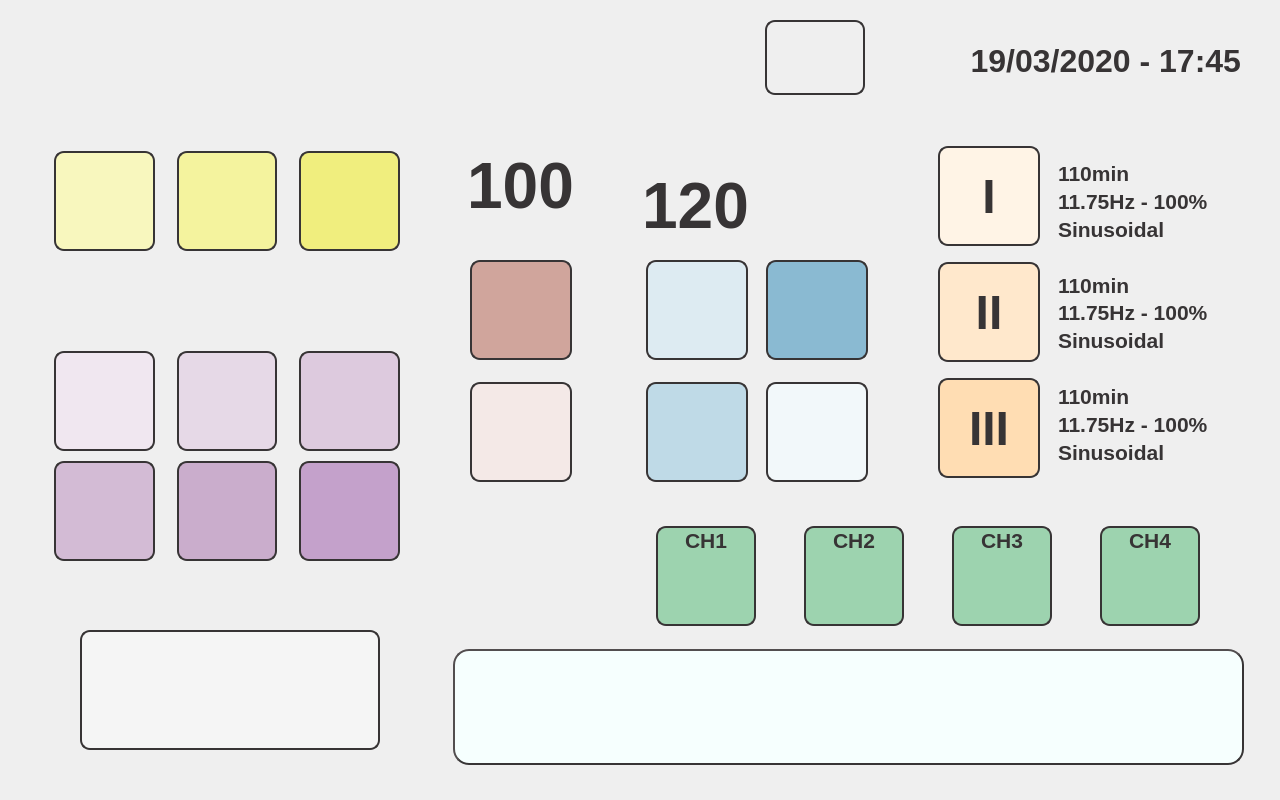
<?xml version="1.0" encoding="UTF-8"?>
<ui version="4.0">
 <class>Dialog</class>
 <widget class="QDialog" name="Dialog">
  <property name="geometry">
   <rect>
    <x>0</x>
    <y>0</y>
    <width>1280</width>
    <height>800</height>
   </rect>
  </property>
  <property name="windowTitle">
   <string>Dialog</string>
  </property>
  <property name="styleSheet">
   <string notr="true">QDialog {
background-image: url(:/background/resources/background_magnet_infinity_01.png);
}</string>
  </property>
  <widget class="QWidget" name="layoutWidget">
   <property name="geometry">
    <rect>
     <x>54</x>
     <y>350</y>
     <width>346</width>
     <height>102</height>
    </rect>
   </property>
   <layout class="QHBoxLayout" name="horizontalLayout_2">
    <property name="spacing">
     <number>22</number>
    </property>
    <item>
     <widget class="QPushButton" name="freq1Button">
      <property name="minimumSize">
       <size>
        <width>100</width>
        <height>100</height>
       </size>
      </property>
      <property name="styleSheet">
       <string notr="true">background-image: url(:/frequencies/resources/7_83Hz.png);
background-color: rgb(240, 231, 240);
border-radius: 10px;
border:2px solid rgb(55, 52, 53);</string>
      </property>
      <property name="text">
       <string/>
      </property>
     </widget>
    </item>
    <item>
     <widget class="QPushButton" name="freq2Button">
      <property name="minimumSize">
       <size>
        <width>100</width>
        <height>100</height>
       </size>
      </property>
      <property name="styleSheet">
       <string notr="true">background-image: url(:/frequencies/resources/11_79Hz.png);
background-color: rgb(230, 217, 231);
border-radius: 10px;
border:2px solid rgb(55, 52, 53);</string>
      </property>
      <property name="text">
       <string/>
      </property>
     </widget>
    </item>
    <item>
     <widget class="QPushButton" name="freq3Button">
      <property name="minimumSize">
       <size>
        <width>100</width>
        <height>100</height>
       </size>
      </property>
      <property name="styleSheet">
       <string notr="true">background-image: url(:/frequencies/resources/16_67Hz.png);
background-color: rgb(221, 202, 222);
border-radius: 10px;
border:2px solid rgb(55, 52, 53);</string>
      </property>
      <property name="text">
       <string/>
      </property>
     </widget>
    </item>
   </layout>
  </widget>
  <widget class="QWidget" name="layoutWidget_2">
   <property name="geometry">
    <rect>
     <x>54</x>
     <y>460</y>
     <width>346</width>
     <height>102</height>
    </rect>
   </property>
   <layout class="QHBoxLayout" name="horizontalLayout_3">
    <property name="spacing">
     <number>22</number>
    </property>
    <item>
     <widget class="QPushButton" name="freq4Button">
      <property name="minimumSize">
       <size>
        <width>100</width>
        <height>100</height>
       </size>
      </property>
      <property name="styleSheet">
       <string notr="true">background-image: url(:/frequencies/resources/23_58Hz.png);
background-color: rgb(211, 187, 213);
border-radius: 10px;
border:2px solid rgb(55, 52, 53);</string>
      </property>
      <property name="text">
       <string/>
      </property>
     </widget>
    </item>
    <item>
     <widget class="QPushButton" name="freq5Button">
      <property name="minimumSize">
       <size>
        <width>100</width>
        <height>100</height>
       </size>
      </property>
      <property name="styleSheet">
       <string notr="true">background-image: url(:/frequencies/resources/30_80Hz.png);
background-color: rgb(202, 173, 204);
border-radius: 10px;
border:2px solid rgb(55, 52, 53);</string>
      </property>
      <property name="text">
       <string/>
      </property>
     </widget>
    </item>
    <item>
     <widget class="QPushButton" name="freq6Button">
      <property name="minimumSize">
       <size>
        <width>100</width>
        <height>100</height>
       </size>
      </property>
      <property name="styleSheet">
       <string notr="true">background-image: url(:/frequencies/resources/62_64Hz.png);
background-color: rgb(196, 161, 203);
border-radius: 10px;
border:2px solid rgb(55, 52, 53);</string>
      </property>
      <property name="text">
       <string/>
      </property>
     </widget>
    </item>
   </layout>
  </widget>
  <widget class="QWidget" name="layoutWidget_3">
   <property name="geometry">
    <rect>
     <x>646</x>
     <y>260</y>
     <width>102</width>
     <height>224</height>
    </rect>
   </property>
   <layout class="QVBoxLayout" name="verticalLayout_2">
    <property name="spacing">
     <number>22</number>
    </property>
    <item>
     <widget class="QPushButton" name="min30Button">
      <property name="minimumSize">
       <size>
        <width>100</width>
        <height>100</height>
       </size>
      </property>
      <property name="styleSheet">
       <string notr="true">background-image: url(:/buttons/resources/30min.png);
background-color: rgb(221, 235, 242);
border-radius: 10px;
border:2px solid rgb(55, 52, 53);</string>
      </property>
      <property name="text">
       <string/>
      </property>
     </widget>
    </item>
    <item>
     <widget class="QPushButton" name="min45Button">
      <property name="minimumSize">
       <size>
        <width>100</width>
        <height>100</height>
       </size>
      </property>
      <property name="styleSheet">
       <string notr="true">background-image: url(:/buttons/resources/40min.png);
background-color: rgb(191, 218, 231);
border-radius: 10px;
border:2px solid rgb(55, 52, 53);</string>
      </property>
      <property name="text">
       <string/>
      </property>
     </widget>
    </item>
   </layout>
  </widget>
  <widget class="QWidget" name="layoutWidget_4">
   <property name="geometry">
    <rect>
     <x>766</x>
     <y>260</y>
     <width>102</width>
     <height>224</height>
    </rect>
   </property>
   <layout class="QVBoxLayout" name="verticalLayout_3">
    <property name="spacing">
     <number>22</number>
    </property>
    <item>
     <widget class="QPushButton" name="timeUpButton">
      <property name="minimumSize">
       <size>
        <width>100</width>
        <height>100</height>
       </size>
      </property>
      <property name="styleSheet">
       <string notr="true">background-image: url(:/buttons/resources/Arriba.png);
background-color: rgb(138, 186, 210);
border-radius: 10px;
border:2px solid rgb(55, 52, 53);</string>
      </property>
      <property name="text">
       <string/>
      </property>
     </widget>
    </item>
    <item>
     <widget class="QPushButton" name="timeDwnButton">
      <property name="minimumSize">
       <size>
        <width>100</width>
        <height>100</height>
       </size>
      </property>
      <property name="styleSheet">
       <string notr="true">background-image: url(:/buttons/resources/Abajo.png);
background-color: rgb(242, 248, 250);
border-radius: 10px;
border:2px solid rgb(55, 52, 53);</string>
      </property>
      <property name="text">
       <string/>
      </property>
     </widget>
    </item>
   </layout>
  </widget>
  <widget class="QPushButton" name="startButton">
   <property name="geometry">
    <rect>
     <x>80</x>
     <y>630</y>
     <width>300</width>
     <height>120</height>
    </rect>
   </property>
   <property name="minimumSize">
    <size>
     <width>100</width>
     <height>100</height>
    </size>
   </property>
   <property name="styleSheet">
    <string notr="true">background-image: url(:/buttons/resources/Play.png);
background-color: rgb(245, 245, 245);
border-radius: 10px;
border:2px solid rgb(55, 52, 53);</string>
   </property>
   <property name="text">
    <string/>
   </property>
  </widget>
  <widget class="QWidget" name="layoutWidget">
   <property name="geometry">
    <rect>
     <x>54</x>
     <y>150</y>
     <width>346</width>
     <height>102</height>
    </rect>
   </property>
   <layout class="QHBoxLayout" name="horizontalLayout">
    <property name="spacing">
     <number>22</number>
    </property>
    <item>
     <widget class="QPushButton" name="triangularButton">
      <property name="minimumSize">
       <size>
        <width>100</width>
        <height>100</height>
       </size>
      </property>
      <property name="styleSheet">
       <string notr="true">background-image: url(:/buttons/resources/Triangular.png);
background-color: rgb(248, 247, 190);
border-radius: 10px;
border:2px solid rgb(55, 52, 53);</string>
      </property>
      <property name="text">
       <string/>
      </property>
     </widget>
    </item>
    <item>
     <widget class="QPushButton" name="squareButton">
      <property name="minimumSize">
       <size>
        <width>100</width>
        <height>100</height>
       </size>
      </property>
      <property name="styleSheet">
       <string notr="true">background-image: url(:/buttons/resources/Cuadrada.png);
background-color: rgb(244, 243, 158);
border-radius: 10px;
border:2px solid rgb(55, 52, 53);</string>
      </property>
      <property name="text">
       <string/>
      </property>
     </widget>
    </item>
    <item>
     <widget class="QPushButton" name="sinusoidalButton">
      <property name="minimumSize">
       <size>
        <width>100</width>
        <height>100</height>
       </size>
      </property>
      <property name="styleSheet">
       <string notr="true">background-image: url(:/buttons/resources/Sinus.png);
background-color: rgb(240, 238, 126);
border-radius: 10px;
border:2px solid rgb(55, 52, 53);</string>
      </property>
      <property name="text">
       <string/>
      </property>
     </widget>
    </item>
   </layout>
  </widget>
  <widget class="QWidget" name="layoutWidget">
   <property name="geometry">
    <rect>
     <x>470</x>
     <y>260</y>
     <width>102</width>
     <height>224</height>
    </rect>
   </property>
   <layout class="QVBoxLayout" name="verticalLayout">
    <property name="spacing">
     <number>22</number>
    </property>
    <item>
     <widget class="QPushButton" name="powerUpButton">
      <property name="minimumSize">
       <size>
        <width>100</width>
        <height>100</height>
       </size>
      </property>
      <property name="styleSheet">
       <string notr="true">background-image: url(:/buttons/resources/Arriba.png);
background-color: rgb(208, 165, 156);
border-radius: 10px;
border:2px solid rgb(55, 52, 53);</string>
      </property>
      <property name="text">
       <string/>
      </property>
     </widget>
    </item>
    <item>
     <widget class="QPushButton" name="powerDwnButton">
      <property name="minimumSize">
       <size>
        <width>100</width>
        <height>100</height>
       </size>
      </property>
      <property name="styleSheet">
       <string notr="true">background-image: url(:/buttons/resources/Abajo.png);
background-color: rgb(244, 233, 231);
border-radius: 10px;
border:2px solid rgb(55, 52, 53);</string>
      </property>
      <property name="text">
       <string/>
      </property>
     </widget>
    </item>
   </layout>
  </widget>
  <widget class="QWidget" name="layoutWidget">
   <property name="geometry">
    <rect>
     <x>938</x>
     <y>140</y>
     <width>102</width>
     <height>346</height>
    </rect>
   </property>
   <layout class="QVBoxLayout" name="verticalLayout_4">
    <property name="spacing">
     <number>10</number>
    </property>
    <item>
     <widget class="QPushButton" name="mem1Button">
      <property name="minimumSize">
       <size>
        <width>100</width>
        <height>100</height>
       </size>
      </property>
      <property name="font">
       <font>
        <family>Liberation Sans</family>
        <pointsize>36</pointsize>
        <weight>75</weight>
        <bold>true</bold>
       </font>
      </property>
      <property name="focusPolicy">
       <enum>Qt::NoFocus</enum>
      </property>
      <property name="styleSheet">
       <string notr="true">color: rgb(55, 52, 53);
background-color: rgb(255, 244, 230);
border-radius: 10px;
border:2px solid rgb(55, 52, 53);</string>
      </property>
      <property name="text">
       <string>I</string>
      </property>
     </widget>
    </item>
    <item>
     <widget class="QPushButton" name="mem2Button">
      <property name="minimumSize">
       <size>
        <width>100</width>
        <height>100</height>
       </size>
      </property>
      <property name="font">
       <font>
        <family>Liberation Sans</family>
        <pointsize>36</pointsize>
        <weight>75</weight>
        <bold>true</bold>
       </font>
      </property>
      <property name="focusPolicy">
       <enum>Qt::NoFocus</enum>
      </property>
      <property name="styleSheet">
       <string notr="true">color: rgb(55, 52, 53);
background-color: rgb(255, 232, 204);
border-radius: 10px;
border:2px solid rgb(55, 52, 53);</string>
      </property>
      <property name="text">
       <string>II</string>
      </property>
     </widget>
    </item>
    <item>
     <widget class="QPushButton" name="mem3Button">
      <property name="minimumSize">
       <size>
        <width>100</width>
        <height>100</height>
       </size>
      </property>
      <property name="font">
       <font>
        <family>Liberation Sans</family>
        <pointsize>36</pointsize>
        <weight>75</weight>
        <bold>true</bold>
       </font>
      </property>
      <property name="focusPolicy">
       <enum>Qt::NoFocus</enum>
      </property>
      <property name="styleSheet">
       <string notr="true">color: rgb(55, 52, 53);
background-color: rgb(255, 221, 179);
border-radius: 10px;
border:2px solid rgb(55, 52, 53);</string>
      </property>
      <property name="text">
       <string>III</string>
      </property>
     </widget>
    </item>
   </layout>
  </widget>
  <widget class="QWidget" name="layoutWidget">
   <property name="geometry">
    <rect>
     <x>1058</x>
     <y>160</y>
     <width>171</width>
     <height>305</height>
    </rect>
   </property>
   <layout class="QVBoxLayout" name="verticalLayout_8">
    <property name="spacing">
     <number>30</number>
    </property>
    <item>
     <layout class="QVBoxLayout" name="verticalLayout_5">
      <property name="spacing">
       <number>2</number>
      </property>
      <item>
       <widget class="QLabel" name="mem11Label">
        <property name="font">
         <font>
          <family>Liberation Sans</family>
          <pointsize>16</pointsize>
          <weight>75</weight>
          <bold>true</bold>
         </font>
        </property>
        <property name="styleSheet">
         <string notr="true">color: rgb(55, 52, 53);</string>
        </property>
        <property name="text">
         <string>110min</string>
        </property>
       </widget>
      </item>
      <item>
       <widget class="QLabel" name="mem12Label">
        <property name="font">
         <font>
          <family>Liberation Sans</family>
          <pointsize>16</pointsize>
          <weight>75</weight>
          <bold>true</bold>
         </font>
        </property>
        <property name="styleSheet">
         <string notr="true">color: rgb(55, 52, 53);</string>
        </property>
        <property name="text">
         <string>11.75Hz - 100%</string>
        </property>
       </widget>
      </item>
      <item>
       <widget class="QLabel" name="mem13Label">
        <property name="font">
         <font>
          <family>Liberation Sans</family>
          <pointsize>16</pointsize>
          <weight>75</weight>
          <bold>true</bold>
         </font>
        </property>
        <property name="styleSheet">
         <string notr="true">color: rgb(55, 52, 53);</string>
        </property>
        <property name="text">
         <string>Sinusoidal</string>
        </property>
       </widget>
      </item>
     </layout>
    </item>
    <item>
     <layout class="QVBoxLayout" name="verticalLayout_6">
      <property name="spacing">
       <number>2</number>
      </property>
      <item>
       <widget class="QLabel" name="mem21Label">
        <property name="font">
         <font>
          <family>Liberation Sans</family>
          <pointsize>16</pointsize>
          <weight>75</weight>
          <bold>true</bold>
         </font>
        </property>
        <property name="styleSheet">
         <string notr="true">color: rgb(55, 52, 53);</string>
        </property>
        <property name="text">
         <string>110min</string>
        </property>
       </widget>
      </item>
      <item>
       <widget class="QLabel" name="mem22Label">
        <property name="font">
         <font>
          <family>Liberation Sans</family>
          <pointsize>16</pointsize>
          <weight>75</weight>
          <bold>true</bold>
         </font>
        </property>
        <property name="styleSheet">
         <string notr="true">color: rgb(55, 52, 53);</string>
        </property>
        <property name="text">
         <string>11.75Hz - 100%</string>
        </property>
       </widget>
      </item>
      <item>
       <widget class="QLabel" name="mem23Label">
        <property name="font">
         <font>
          <family>Liberation Sans</family>
          <pointsize>16</pointsize>
          <weight>75</weight>
          <bold>true</bold>
         </font>
        </property>
        <property name="styleSheet">
         <string notr="true">color: rgb(55, 52, 53);</string>
        </property>
        <property name="text">
         <string>Sinusoidal</string>
        </property>
       </widget>
      </item>
     </layout>
    </item>
    <item>
     <layout class="QVBoxLayout" name="verticalLayout_7">
      <property name="spacing">
       <number>2</number>
      </property>
      <item>
       <widget class="QLabel" name="mem31Label">
        <property name="font">
         <font>
          <family>Liberation Sans</family>
          <pointsize>16</pointsize>
          <weight>75</weight>
          <bold>true</bold>
         </font>
        </property>
        <property name="styleSheet">
         <string notr="true">color: rgb(55, 52, 53);</string>
        </property>
        <property name="text">
         <string>110min</string>
        </property>
       </widget>
      </item>
      <item>
       <widget class="QLabel" name="mem32Label">
        <property name="font">
         <font>
          <family>Liberation Sans</family>
          <pointsize>16</pointsize>
          <weight>75</weight>
          <bold>true</bold>
         </font>
        </property>
        <property name="styleSheet">
         <string notr="true">color: rgb(55, 52, 53);</string>
        </property>
        <property name="text">
         <string>11.75Hz - 100%</string>
        </property>
       </widget>
      </item>
      <item>
       <widget class="QLabel" name="mem33Label">
        <property name="font">
         <font>
          <family>Liberation Sans</family>
          <pointsize>16</pointsize>
          <weight>75</weight>
          <bold>true</bold>
         </font>
        </property>
        <property name="styleSheet">
         <string notr="true">color: rgb(55, 52, 53);</string>
        </property>
        <property name="text">
         <string>Sinusoidal</string>
        </property>
       </widget>
      </item>
     </layout>
    </item>
   </layout>
  </widget>
  <widget class="QLabel" name="minutesLabel">
   <property name="geometry">
    <rect>
     <x>640</x>
     <y>170</y>
     <width>111</width>
     <height>61</height>
    </rect>
   </property>
   <property name="font">
    <font>
     <family>Liberation Sans</family>
     <pointsize>48</pointsize>
     <weight>75</weight>
     <bold>true</bold>
    </font>
   </property>
   <property name="styleSheet">
    <string notr="true">color: rgb(55, 52, 53);</string>
   </property>
   <property name="text">
    <string>120</string>
   </property>
   <property name="alignment">
    <set>Qt::AlignHCenter|Qt::AlignTop</set>
   </property>
  </widget>
  <widget class="QLabel" name="powerLabel">
   <property name="geometry">
    <rect>
     <x>465</x>
     <y>150</y>
     <width>111</width>
     <height>61</height>
    </rect>
   </property>
   <property name="font">
    <font>
     <family>Liberation Sans</family>
     <pointsize>48</pointsize>
     <weight>75</weight>
     <bold>true</bold>
    </font>
   </property>
   <property name="styleSheet">
    <string notr="true">color: rgb(55, 52, 53);</string>
   </property>
   <property name="text">
    <string>100</string>
   </property>
   <property name="alignment">
    <set>Qt::AlignHCenter|Qt::AlignTop</set>
   </property>
  </widget>
  <widget class="QLabel" name="date_timeLabel">
   <property name="geometry">
    <rect>
     <x>910</x>
     <y>40</y>
     <width>331</width>
     <height>41</height>
    </rect>
   </property>
   <property name="font">
    <font>
     <family>Liberation Sans</family>
     <pointsize>24</pointsize>
     <weight>75</weight>
     <bold>true</bold>
    </font>
   </property>
   <property name="styleSheet">
    <string notr="true">color: rgb(55, 52, 53);</string>
   </property>
   <property name="text">
    <string>19/03/2020 - 17:45</string>
   </property>
   <property name="alignment">
    <set>Qt::AlignRight|Qt::AlignTrailing|Qt::AlignVCenter</set>
   </property>
  </widget>
  <widget class="QTextEdit" name="textEdit">
   <property name="geometry">
    <rect>
     <x>453</x>
     <y>649</y>
     <width>791</width>
     <height>116</height>
    </rect>
   </property>
   <property name="styleSheet">
    <string notr="true">border:2px outset;
background-color: rgb(246, 255, 254);
border-radius: 16px;
color: rgb(0, 0, 127);
border-color: rgb(55, 52, 53);</string>
   </property>
  </widget>
  <widget class="QPushButton" name="diagButton">
   <property name="geometry">
    <rect>
     <x>45</x>
     <y>30</y>
     <width>186</width>
     <height>41</height>
    </rect>
   </property>
   <property name="styleSheet">
    <string notr="true">background-color: rgba(255, 255, 255, 0);
border: 0px</string>
   </property>
   <property name="text">
    <string/>
   </property>
  </widget>
  <widget class="QWidget" name="layoutWidget_5">
   <property name="geometry">
    <rect>
     <x>630</x>
     <y>525</y>
     <width>596</width>
     <height>102</height>
    </rect>
   </property>
   <layout class="QHBoxLayout" name="horizontalLayout_4">
    <property name="spacing">
     <number>22</number>
    </property>
    <item>
     <widget class="QPushButton" name="ch1Button">
      <property name="sizePolicy">
       <sizepolicy hsizetype="Fixed" vsizetype="Fixed">
        <horstretch>0</horstretch>
        <verstretch>0</verstretch>
       </sizepolicy>
      </property>
      <property name="minimumSize">
       <size>
        <width>100</width>
        <height>100</height>
       </size>
      </property>
      <property name="font">
       <font>
        <family>Liberation Sans</family>
        <pointsize>16</pointsize>
        <weight>75</weight>
        <bold>true</bold>
       </font>
      </property>
      <property name="styleSheet">
       <string notr="true">background-color: rgb(157, 211, 175);
border-radius: 10px;
border:2px solid rgb(55, 52, 53);
text-align:top;
color: rgb(55, 52, 53);</string>
      </property>
      <property name="text">
       <string>CH1</string>
      </property>
     </widget>
    </item>
    <item>
     <widget class="QPushButton" name="ch2Button">
      <property name="sizePolicy">
       <sizepolicy hsizetype="Fixed" vsizetype="Fixed">
        <horstretch>0</horstretch>
        <verstretch>0</verstretch>
       </sizepolicy>
      </property>
      <property name="minimumSize">
       <size>
        <width>100</width>
        <height>100</height>
       </size>
      </property>
      <property name="font">
       <font>
        <family>Liberation Sans</family>
        <pointsize>16</pointsize>
        <weight>75</weight>
        <bold>true</bold>
       </font>
      </property>
      <property name="styleSheet">
       <string notr="true">background-color: rgb(157, 211, 175);
border-radius: 10px;
border:2px solid rgb(55, 52, 53);
text-align:top;
color: rgb(55, 52, 53);</string>
      </property>
      <property name="text">
       <string>CH2</string>
      </property>
     </widget>
    </item>
    <item>
     <widget class="QPushButton" name="ch3Button">
      <property name="sizePolicy">
       <sizepolicy hsizetype="Fixed" vsizetype="Fixed">
        <horstretch>0</horstretch>
        <verstretch>0</verstretch>
       </sizepolicy>
      </property>
      <property name="minimumSize">
       <size>
        <width>100</width>
        <height>100</height>
       </size>
      </property>
      <property name="font">
       <font>
        <family>Liberation Sans</family>
        <pointsize>16</pointsize>
        <weight>75</weight>
        <bold>true</bold>
       </font>
      </property>
      <property name="styleSheet">
       <string notr="true">background-color: rgb(157, 211, 175);
border-radius: 10px;
border:2px solid rgb(55, 52, 53);
text-align:top;
color: rgb(55, 52, 53);</string>
      </property>
      <property name="text">
       <string>CH3</string>
      </property>
     </widget>
    </item>
    <item>
     <widget class="QPushButton" name="ch4Button">
      <property name="sizePolicy">
       <sizepolicy hsizetype="Fixed" vsizetype="Fixed">
        <horstretch>0</horstretch>
        <verstretch>0</verstretch>
       </sizepolicy>
      </property>
      <property name="minimumSize">
       <size>
        <width>100</width>
        <height>100</height>
       </size>
      </property>
      <property name="font">
       <font>
        <family>Liberation Sans</family>
        <pointsize>16</pointsize>
        <weight>75</weight>
        <bold>true</bold>
       </font>
      </property>
      <property name="styleSheet">
       <string notr="true">background-color: rgb(157, 211, 175);
border-radius: 10px;
border:2px solid rgb(55, 52, 53);
text-align:top;
color: rgb(55, 52, 53);</string>
      </property>
      <property name="text">
       <string>CH4</string>
      </property>
     </widget>
    </item>
   </layout>
  </widget>
  <widget class="QPushButton" name="wifiButton">
   <property name="geometry">
    <rect>
     <x>765</x>
     <y>20</y>
     <width>100</width>
     <height>75</height>
    </rect>
   </property>
   <property name="minimumSize">
    <size>
     <width>100</width>
     <height>75</height>
    </size>
   </property>
   <property name="font">
    <font>
     <family>Liberation Sans</family>
     <pointsize>20</pointsize>
     <weight>75</weight>
     <bold>true</bold>
    </font>
   </property>
   <property name="focusPolicy">
    <enum>Qt::NoFocus</enum>
   </property>
   <property name="styleSheet">
    <string notr="true">color: rgb(55, 52, 53);
border-radius: 10px;
border:2px solid rgb(55, 52, 53);</string>
   </property>
   <property name="text">
    <string/>
   </property>
   <property name="icon">
    <iconset resource="magnet3_res.qrc">
     <normaloff>:/buttons/resources/wifi-symbol_disa.png</normaloff>:/buttons/resources/wifi-symbol_disa.png</iconset>
   </property>
   <property name="iconSize">
    <size>
     <width>75</width>
     <height>75</height>
    </size>
   </property>
  </widget>
 </widget>
 <resources>
  <include location="magnet3_res.qrc"/>
 </resources>
 <connections/>
</ui>
